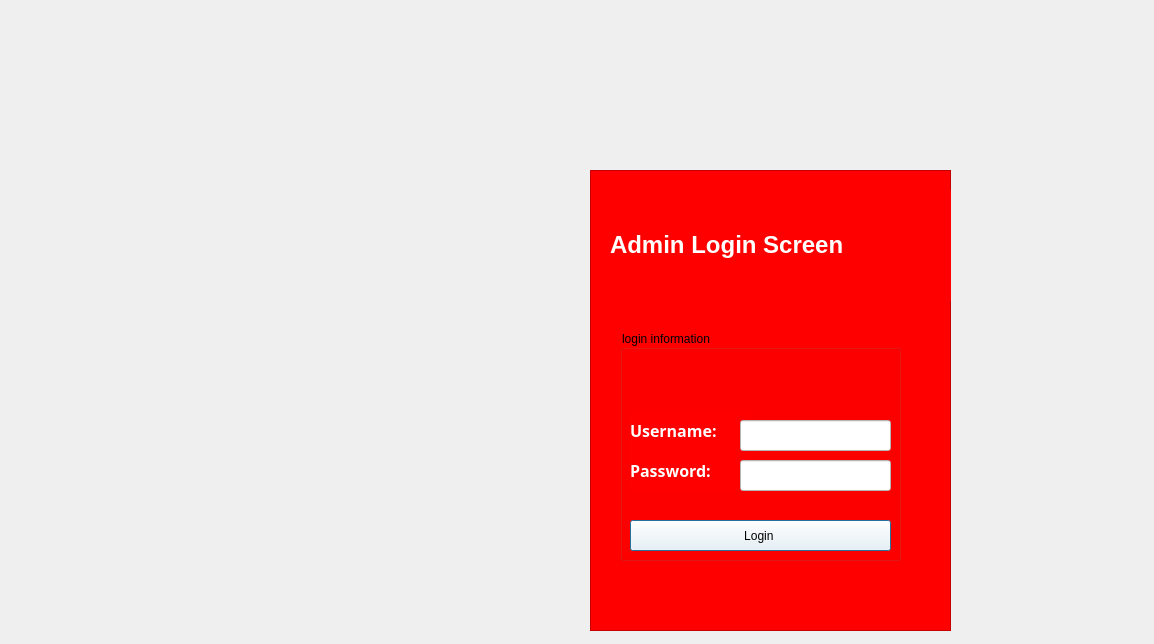
<?xml version="1.0" encoding="UTF-8"?>
<ui version="4.0">
 <class>login</class>
 <widget class="QDialog" name="login">
  <property name="geometry">
   <rect>
    <x>0</x>
    <y>0</y>
    <width>1154</width>
    <height>644</height>
   </rect>
  </property>
  <property name="windowTitle">
   <string>Dialog</string>
  </property>
  <widget class="QFrame" name="frame">
   <property name="geometry">
    <rect>
     <x>590</x>
     <y>170</y>
     <width>361</width>
     <height>461</height>
    </rect>
   </property>
   <property name="styleSheet">
    <string notr="true">background: red; </string>
   </property>
   <property name="frameShape">
    <enum>QFrame::StyledPanel</enum>
   </property>
   <property name="frameShadow">
    <enum>QFrame::Raised</enum>
   </property>
   <widget class="QGroupBox" name="groupBox">
    <property name="geometry">
     <rect>
      <x>30</x>
      <y>160</y>
      <width>281</width>
      <height>231</height>
     </rect>
    </property>
    <property name="title">
     <string>login information</string>
    </property>
    <widget class="QLabel" name="label">
     <property name="geometry">
      <rect>
       <x>10</x>
       <y>80</y>
       <width>121</width>
       <height>41</height>
      </rect>
     </property>
     <property name="font">
      <font>
       <family>century gothic</family>
      </font>
     </property>
     <property name="text">
      <string>&lt;html&gt;&lt;head/&gt;&lt;body&gt;&lt;p&gt;&lt;span style=&quot; font-size:12pt; font-weight:600; color:#ffffff;&quot;&gt;Username:&lt;/span&gt;&lt;/p&gt;&lt;/body&gt;&lt;/html&gt;</string>
     </property>
    </widget>
    <widget class="QLabel" name="label_2">
     <property name="geometry">
      <rect>
       <x>10</x>
       <y>120</y>
       <width>121</width>
       <height>41</height>
      </rect>
     </property>
     <property name="font">
      <font>
       <family>century gothic</family>
      </font>
     </property>
     <property name="text">
      <string>&lt;html&gt;&lt;head/&gt;&lt;body&gt;&lt;p&gt;&lt;span style=&quot; font-size:12pt; font-weight:600; color:#ffffff;&quot;&gt;Password:&lt;/span&gt;&lt;/p&gt;&lt;/body&gt;&lt;/html&gt;</string>
     </property>
    </widget>
    <widget class="QPushButton" name="pushButton_Login">
     <property name="geometry">
      <rect>
       <x>10</x>
       <y>190</y>
       <width>261</width>
       <height>31</height>
      </rect>
     </property>
     <property name="styleSheet">
      <string notr="true">background: white</string>
     </property>
     <property name="text">
      <string>Login </string>
     </property>
    </widget>
    <widget class="QLineEdit" name="userName">
     <property name="geometry">
      <rect>
       <x>120</x>
       <y>90</y>
       <width>151</width>
       <height>31</height>
      </rect>
     </property>
     <property name="styleSheet">
      <string notr="true">background:white; </string>
     </property>
    </widget>
    <widget class="QLineEdit" name="passWord">
     <property name="geometry">
      <rect>
       <x>120</x>
       <y>130</y>
       <width>151</width>
       <height>31</height>
      </rect>
     </property>
     <property name="styleSheet">
      <string notr="true">background:white</string>
     </property>
     <property name="echoMode">
      <enum>QLineEdit::Password</enum>
     </property>
    </widget>
   </widget>
   <widget class="QLabel" name="label_3">
    <property name="geometry">
     <rect>
      <x>20</x>
      <y>20</y>
      <width>341</width>
      <height>111</height>
     </rect>
    </property>
    <property name="text">
     <string>&lt;html&gt;&lt;head/&gt;&lt;body&gt;&lt;p&gt;&lt;span style=&quot; font-size:18pt; font-weight:600; color:#ffffff;&quot;&gt;Admin Login Screen &lt;/span&gt;&lt;/p&gt;&lt;/body&gt;&lt;/html&gt;</string>
    </property>
   </widget>
  </widget>
 </widget>
 <resources/>
 <connections/>
</ui>
